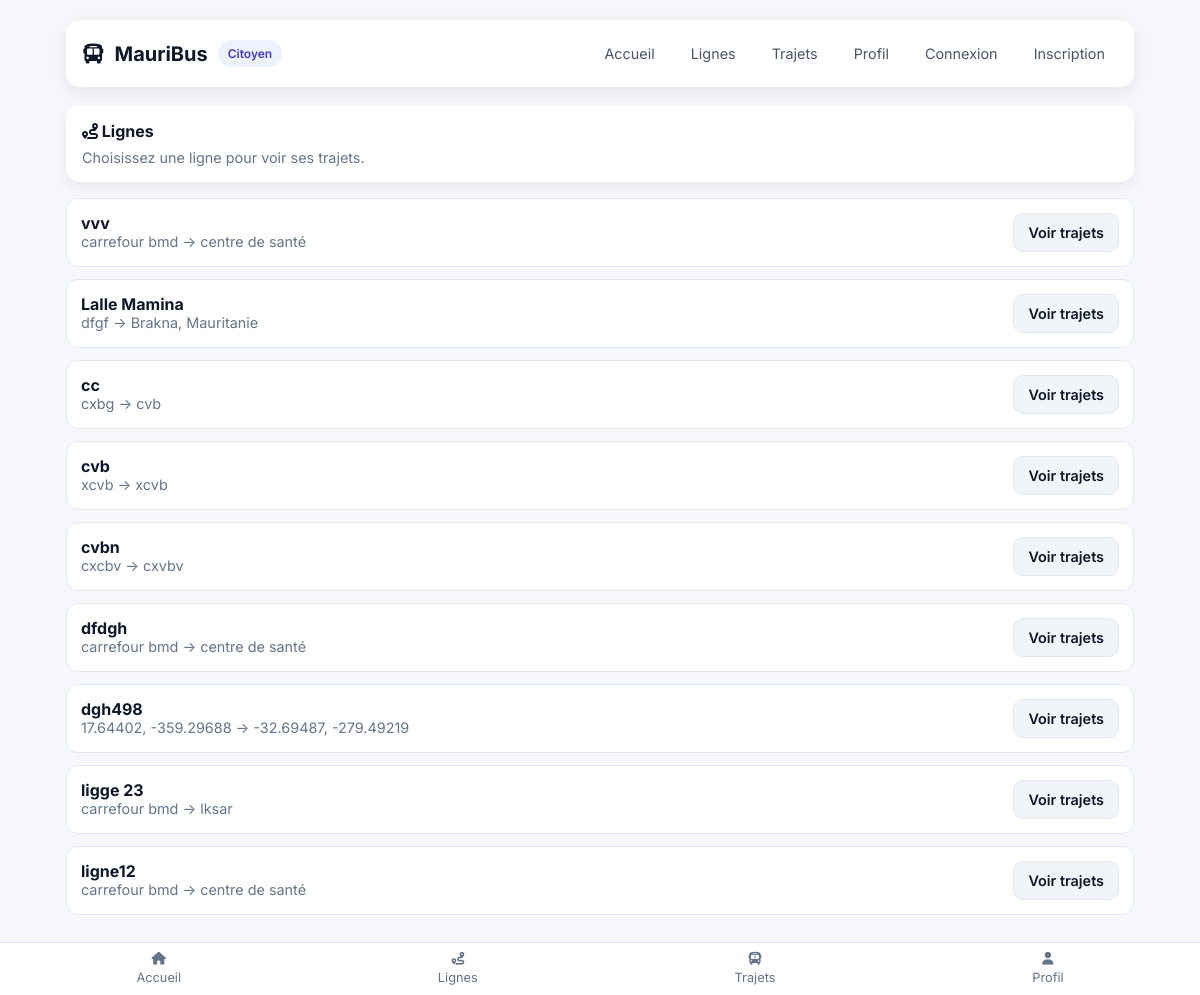
The app's page /citizen/lines/ with its own data.
### mauribus_app/models.py (models this page shows, shortened)
class Line(models.Model):
    name = models.CharField(max_length=100)
    start = models.CharField(max_length=100)
    end = models.CharField(max_length=100)
    start_lat = models.FloatField(null=True, blank=True)
    start_lng = models.FloatField(null=True, blank=True)
    end_lat = models.FloatField(null=True, blank=True)
    end_lng = models.FloatField(null=True, blank=True)

### mauribus_app/views.py (the view)
# urls.py: path("citizen/lines/", views.citizen_lines, name="citizen_lines"),
@never_cache
def citizen_lines(request):
    lines = Line.objects.all().order_by('name')
    return render(request, 'citizen/lines.html', {'lines': lines})

### templates/citizen/lines.html (shortened to what this page needs)
{% extends 'citizen/base.html' %}
{% block content %}
  <div class="card" style="margin-bottom:16px;">
    <h3><i class="fas fa-route"></i> Lignes</h3>
    <p class="muted">Choisissez une ligne pour voir ses trajets.</p>
  </div>
  <div class="list">
    {% for line in lines %}
      <div class="list-item">
        <div>
          <strong>{{ line.name }}</strong>
          <div class="muted">{{ line.start }} → {{ line.end }}</div>
        </div>
        <a class="btn btn-ghost" href="{% url 'mauribus_app:citizen_trips' %}">Voir trajets</a>
      </div>
    {% empty %}
      <div class="card"><div class="muted">Aucune ligne disponible</div></div>
    {% endfor %}
  </div>
{% endblock %}

### templates/citizen/base.html (shortened to what this page needs)
{% load static %}
<!DOCTYPE html>
<html lang="fr">
<head>
  <link rel="stylesheet" href="https://cdnjs.cloudflare.com/ajax/libs/font-awesome/6.4.0/css/all.min.css">
  <link rel="stylesheet" href="https://unpkg.com/leaflet@1.9.4/dist/leaflet.css" />
</head>
<body>
  <div class="app">
    <div class="topbar">
      <h1><i class="fas fa-bus"></i> MauriBus <span class="badge">Citoyen</span></h1>
      <div class="nav">
        <a href="{% url 'mauribus_app:citizen_dashboard' %}">Accueil</a>
        <a href="{% url 'mauribus_app:citizen_lines' %}">Lignes</a>
        <a href="{% url 'mauribus_app:citizen_trips' %}">Trajets</a>
        <a href="{% url 'mauribus_app:citizen_profile' %}">Profil</a>
        {% if request.user.is_authenticated and request.user.is_citizen %}
          <a href="{% url 'mauribus_app:citizen_logout' %}" style="color:#ef4444;">Déconnexion</a>
        {% else %}
          <a href="{% url 'mauribus_app:citizen_login' %}">Connexion</a>
          <a href="{% url 'mauribus_app:citizen_register' %}">Inscription</a>
        {% endif %}
      </div>
    </div>
    {% block content %}{% endblock %}
  </div>
  <div class="bottom-nav">
    <a href="{% url 'mauribus_app:citizen_dashboard' %}"><i class="fas fa-home"></i><span>Accueil</span></a>
    <a href="{% url 'mauribus_app:citizen_lines' %}"><i class="fas fa-route"></i><span>Lignes</span></a>
    <a href="{% url 'mauribus_app:citizen_trips' %}"><i class="fas fa-bus"></i><span>Trajets</span></a>
    <a href="{% url 'mauribus_app:citizen_profile' %}"><i class="fas fa-user"></i><span>Profil</span></a>
  </div>
</body>
</html>

### templates/citizen/base.html (style rules this page uses)
* { box-sizing: border-box; margin: 0; padding: 0; }
body { font-family: Inter, system-ui, -apple-system, 'Segoe UI', Roboto, Arial; background: #f6f7fb; color: #0f172a; }
.app { max-width: 1100px; margin: 0 auto; padding: 20px 16px 80px; }
.topbar { display:flex; align-items:center; justify-content:space-between; background:#fff; padding:14px 16px; border-radius:14px; box-shadow:0 6px 18px rgba(15,23,42,0.08); margin-bottom:18px; }
.topbar h1 { font-size: 1.25rem; font-weight: 700; display:flex; align-items:center; gap:10px; }
.topbar .badge { background:#eef2ff; color:#4338ca; padding:6px 10px; border-radius:999px; font-size:0.75rem; font-weight:600; }
.nav { display:flex; gap:10px; flex-wrap:wrap; }
.nav a { text-decoration:none; color:#475569; padding:10px 12px; border-radius:10px; font-size:0.9rem; border:1px solid transparent; }
.card { background:#fff; border-radius:14px; padding:16px; box-shadow:0 6px 14px rgba(15,23,42,0.06); }
.card h3 { font-size:1rem; margin-bottom:8px; }
.muted { color:#64748b; font-size:0.9rem; }
.list { display:flex; flex-direction:column; gap:12px; }
.list-item { background:#fff; padding:14px; border-radius:12px; border:1px solid #e2e8f0; display:flex; justify-content:space-between; gap:12px; }
.btn { display:inline-flex; align-items:center; gap:8px; padding:10px 14px; border-radius:10px; font-weight:600; font-size:0.9rem; text-decoration:none; border:1px solid transparent; }
.btn-ghost { background:#f1f5f9; color:#0f172a; border-color:#e2e8f0; }
.bottom-nav { position: fixed; left: 0; right: 0; bottom: 0; background:#fff; border-top:1px solid #e2e8f0; display:flex; justify-content:space-around; padding:10px 8px; z-index: 20; }
.bottom-nav a { text-decoration:none; color:#64748b; font-size:0.8rem; display:flex; flex-direction:column; align-items:center; gap:4px; }

### records on screen
Line: name "vvv", start "carrefour bmd", end "centre de santé"
Line: name "Lalle Mamina", start "dfgf", end "Brakna, Mauritanie"
Line: name "cc", start "cxbg", end "cvb"
Line: name "cvb", start "xcvb", end "xcvb"
Line: name "cvbn", start "cxcbv", end "cxvbv"
Line: name "dfdgh", start "carrefour bmd", end "centre de santé"
Line: name "dgh498", start "17.64402, -359.29688", end "-32.69487, -279.49219"
Line: name "ligge 23", start "carrefour bmd", end "lksar"
Line: name "ligne12", start "carrefour bmd", end "centre de santé"
